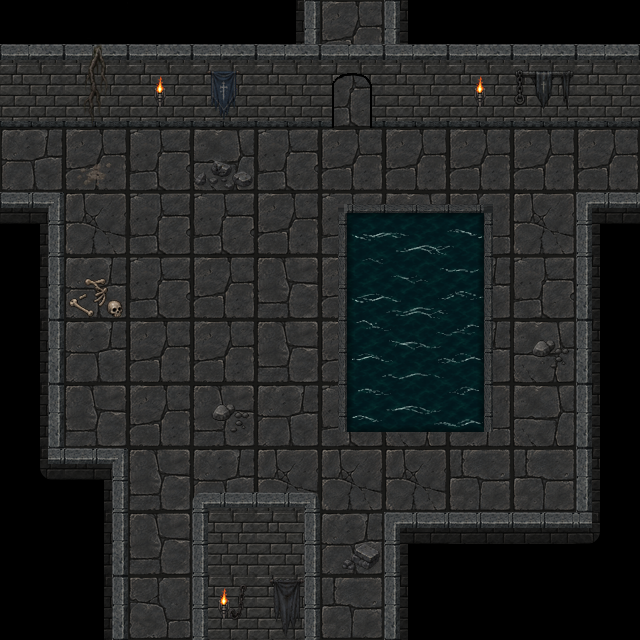

A level layout from a 2D game, rendered from its tile map. Below: a short description, then the map file with its tile-grid data intact:
An orthogonal 10x10 tile map with 64x64 px tiles, 10 tile layers (Ground, WallsBack_02, WallsBack_01, WallsFront_01, ...), 5 tilesets and 13 objects (exit_west, exit_east, exit_north, exit_south_left, exit_south_right).

<map version="1.10" tiledversion="1.12.2" orientation="orthogonal" renderorder="right-down" width="10" height="10" tilewidth="64" tileheight="64" infinite="0" nextlayerid="15" nextobjectid="14">
 <properties>
  <property name="enemy_spawn_mode" type="bool" value="true" />
 </properties>
 <tileset firstgid="1" source="../../act3_floor_64.tsx" />
 <tileset firstgid="9" source="../../my_tiles_textured.tsx" />
 <tileset firstgid="182" source="../../water_01.tsx" />
 <tileset firstgid="270" source="../../torches/torches.tsx" />
 <tileset firstgid="274" source="../../items.tsx" />
 <layer id="1" name="Ground" width="10" height="10">
  <data encoding="csv">
0,0,0,0,0,5,0,0,0,0,
5,1,1,2,3,1,1,1,5,5,
7,5,1,2,1,5,5,5,5,5,
0,8,1,1,5,5,6,7,8,0,
0,7,1,5,6,7,8,5,1,0,
0,7,5,5,6,7,8,1,2,0,
0,6,5,6,7,8,8,1,2,0,
0,0,6,7,8,8,8,4,4,0,
0,0,6,5,6,7,0,0,0,0,
0,0,3,4,8,4,0,0,0,0
</data>
 </layer>
 <layer id="7" name="WallsBack_02" width="10" height="10">
  <data encoding="csv">
0,0,0,0,18,0,20,0,0,0,
0,0,0,0,0,0,0,0,0,0,
0,0,0,0,0,0,0,0,0,0,
0,0,0,0,0,0,0,0,0,0,
0,0,0,0,0,0,0,0,0,0,
0,0,0,0,0,0,0,0,0,0,
0,0,0,0,0,0,0,0,0,0,
0,0,0,0,0,0,0,0,0,0,
0,0,0,0,0,0,0,0,0,0,
0,0,0,0,0,0,0,0,0,0
</data>
 </layer>
 <layer id="2" name="WallsBack_01" width="10" height="10">
  <data encoding="csv">
10,10,10,10,10,0,10,10,10,10,
19,19,19,19,19,0,19,19,19,19,
0,0,0,0,0,0,0,0,0,0,
41,0,0,0,0,0,0,0,0,42,
18,0,0,0,0,0,0,0,0,20,
18,0,0,0,0,0,0,0,0,20,
18,0,0,0,0,0,0,0,0,20,
43,0,0,0,0,0,0,0,0,20,
0,0,0,0,0,0,0,0,0,0,
0,0,0,0,0,0,0,0,0,0
</data>
 </layer>
 <layer id="3" name="WallsFront_01" width="10" height="10">
  <data encoding="csv">
0,0,0,0,0,70,0,0,0,0,
0,0,0,0,0,79,0,0,0,0,
0,0,0,0,0,0,0,0,0,0,
0,0,0,0,0,0,0,0,0,0,
0,0,0,0,0,0,0,0,0,0,
0,0,0,0,0,0,0,0,0,0,
0,0,0,0,0,0,0,0,0,0,
0,41,0,66,64,0,0,0,0,0,
0,18,0,131,129,0,42,95,95,2147483691,
0,18,0,131,129,0,20,0,0,0
</data>
 </layer>
 <layer id="4" name="pool_base_01" width="10" height="10">
  <data encoding="csv">
0,0,0,0,0,0,0,0,0,0,
0,0,0,0,0,0,0,0,0,0,
0,0,0,0,0,0,0,0,0,0,
0,0,0,0,0,194,195,196,0,0,
0,0,0,0,0,205,206,207,0,0,
0,0,0,0,0,205,206,207,0,0,
0,0,0,0,0,216,217,218,0,0,
0,0,0,0,0,0,0,0,0,0,
0,0,0,0,0,0,0,0,0,0,
0,0,0,0,0,0,0,0,0,0
</data>
 </layer>
 <layer id="5" name="pool_water_01" width="10" height="10">
  <data encoding="csv">
0,0,0,0,0,0,0,0,0,0,
0,0,0,0,0,0,0,0,0,0,
0,0,0,0,0,0,0,0,0,0,
0,0,0,0,0,198,199,200,0,0,
0,0,0,0,0,198,199,200,0,0,
0,0,0,0,0,209,210,211,0,0,
0,0,0,0,0,220,221,222,0,0,
0,0,0,0,0,0,0,0,0,0,
0,0,0,0,0,0,0,0,0,0,
0,0,0,0,0,0,0,0,0,0
</data>
 </layer>
 <layer id="6" name="pool_water_02" width="10" height="10">
  <data encoding="csv">
0,0,0,0,0,0,0,0,0,0,
0,0,0,0,0,0,0,0,0,0,
0,0,0,0,0,0,0,0,0,0,
0,0,0,0,0,201,202,203,0,0,
0,0,0,0,0,212,213,214,0,0,
0,0,0,0,0,223,224,225,0,0,
0,0,0,0,0,223,224,225,0,0,
0,0,0,0,0,0,0,0,0,0,
0,0,0,0,0,0,0,0,0,0,
0,0,0,0,0,0,0,0,0,0
</data>
 </layer>
 <layer id="13" name="GroundDetails_01" width="10" height="10">
  <data encoding="csv">
0,0,0,0,0,0,0,0,0,0,
0,0,0,0,0,0,0,0,0,0,
0,374,0,343,0,0,0,0,0,0,
0,0,0,0,0,0,0,0,0,0,
0,310,0,0,0,0,0,0,0,0,
0,0,0,0,0,0,0,0,313,0,
0,0,0,313,0,0,0,0,0,0,
0,0,0,0,0,0,0,0,0,0,
0,0,0,0,0,368,0,0,0,0,
0,0,0,0,0,0,0,0,0,0
</data>
 </layer>
 <layer id="14" name="DecorBack_01" width="10" height="10">
  <data encoding="csv">
0,338,0,0,0,0,0,0,0,0,
0,350,0,341,0,0,0,0,348,0,
0,0,0,0,0,0,0,0,0,0,
0,0,0,0,0,0,0,0,0,0,
0,0,0,0,0,0,0,0,0,0,
0,0,0,0,0,0,0,0,0,0,
0,0,0,0,0,0,0,0,0,0,
0,0,0,0,0,0,0,0,0,0,
0,0,0,0,0,0,0,0,0,0,
0,0,0,361,353,0,0,0,0,0
</data>
 </layer>
 <layer id="12" name="Torches" width="10" height="10">
  <data encoding="csv">
0,0,0,0,0,0,0,0,0,0,
0,0,273,0,0,0,0,273,0,0,
0,0,0,0,0,0,0,0,0,0,
0,0,0,0,0,0,0,0,0,0,
0,0,0,0,0,0,0,0,0,0,
0,0,0,0,0,0,0,0,0,0,
0,0,0,0,0,0,0,0,0,0,
0,0,0,0,0,0,0,0,0,0,
0,0,0,0,0,0,0,0,0,0,
0,0,0,273,0,0,0,0,0,0
</data>
 </layer>
 <objectgroup id="8" name="Connectors">
  <object id="1" name="exit_west" x="27.3333" y="172">
   <point />
  </object>
  <object id="2" name="exit_east" x="611.333" y="174.667">
   <point />
  </object>
  <object id="3" name="exit_north" x="354.667" y="40.6667">
   <point />
  </object>
  <object id="4" name="exit_south_left" x="160" y="620.667">
   <point />
  </object>
  <object id="5" name="exit_south_right" x="356" y="629.333">
   <point />
  </object>
 </objectgroup>
 <objectgroup id="9" name="Entities" />
 <objectgroup id="10" name="Barriers" />
 <objectgroup id="11" name="Blocked">
  <object id="6" x="26" y="20" width="267.333" height="92.6667" />
  <object id="7" x="416.667" y="20" width="192" height="96.6667" />
  <object id="8" x="601.333" y="229.333" width="26" height="397.333" />
  <object id="9" x="415.333" y="540.667" width="142.667" height="84" />
  <object id="10" x="216" y="542" width="68.6667" height="85.3333" />
  <object id="11" x="18" y="479.333" width="73.3333" height="135.333" />
  <object id="12" x="25.3333" y="218.667" width="17.3333" height="201.333" />
  <object id="13" x="351.333" y="218" width="132" height="208.667" />
 </objectgroup>
</map>
